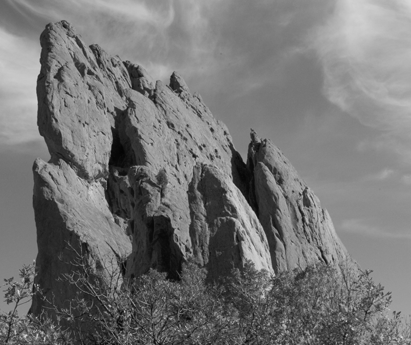
//> input picture lab5/rock.png, 411 x 345 px
$ ./6주차과제   (built with g++ and OpenCV 4)
//> lines starting //> are read from the running program, lines starting //| are printed output that depends on the picture
//> in doBilateralEx, src_img is the input picture: 345 rows x 411 cols, CV_8UC1; min 4, max 216, mean 117.1
#include <iostream>
#include <ctime>
#include <algorithm>
#include "opencv2/core/core.hpp"			// Mat class와 각종 data structure 및 산술 루틴을 포함하는 헤더
#include "opencv2/highgui/highgui.hpp"		// GUI와 관련된 요소를 포함하는 헤더(imshow 등)
#include "opencv2/imgproc/imgproc.hpp"		// 각종 이미지 처리 함수를 포함하는 헤더
using namespace cv;
using namespace std;

double gaussian(float x, double sigma) {
	return exp(-(pow(x, 2)) / (2 * pow(sigma, 2))) / (2 * CV_PI * pow(sigma, 2));
}

double gaussian2D(float c, float r, double sigma) {
	return exp(-(pow(c, 2) + pow(r, 2)) / (2 * pow(sigma, 2))) / (2 * CV_PI * pow(sigma, 2));
}

float distance(int x, int y, int i, int j) {
	return float(sqrt(pow(x - i, 2) + pow(y - j, 2)));
}

// [74 lines left out: functions myKernelConv, myGaussian, myMedian, not called in this run]

void bilateral(const Mat& src_img, Mat& dst_img,
	int c, int r, int diameter, double sig_r, double sig_s){
	int radius = diameter / 2;
	double gr, gs, wei;
	double tmp = 0.;
	double sum = 0.;

	for (int kc = -radius; kc <= radius; kc++) {
		for (int kr = -radius; kr <= radius; kr++) {
			gr = gaussian((float)src_img.at<uchar>(c + kc, r + kr)
				- (float)src_img.at<uchar>(c, r), sig_r);
			//range calc
				gs = gaussian(distance(c, r, c + kc, r + kr), sig_s);
			//spatial calc
				wei = gr * gs;
				tmp += src_img.at<uchar>(c + kc, r + kr) * wei;
				sum += wei;
		}
	}
	dst_img.at <double>(c, r) = tmp / sum; // 정규화
}

void myBilateral(const Mat& src_img, Mat& dst_img, int diameter, double sig_r, double sig_s) {
//> called with diameter = 5, sig_r = 25, sig_s = 50

	dst_img = Mat::zeros(src_img.size(), CV_8UC1);

	Mat guide_img = Mat::zeros(src_img.size(), CV_64F);
	int wh = src_img.cols; int hg = src_img.rows;
//> after `int wh = src_img.cols`: wh = 411
//> after `int hg = src_img.rows`: hg = 345
	int radius = diameter / 2;

	//픽셀 인덱싱(가장자리 제외)
	for (int c = radius + 1; c < hg - radius; c++) {
		for (int r = radius + 1; r < wh - radius; r++) {
			bilateral(src_img, guide_img, c, r, diameter, sig_r, sig_s);
		}
	}
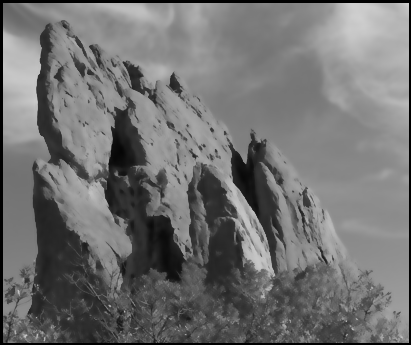
//> guide_img: 345 rows x 411 cols, CV_64FC1; min 0, max 208.7, mean 113.5
	guide_img.convertTo(dst_img, CV_8UC1);

}
void doBilateralEx() {
	cout << "---doBilateralEx()---" << endl;
	Mat src_img = imread("rock.png", 0);
	Mat dst_img;
	if (!src_img.data)printf("no image data\n");

	myBilateral(src_img, dst_img, 5, 25.0, 50.0);

	Mat result_img;
	hconcat(src_img, dst_img, result_img);
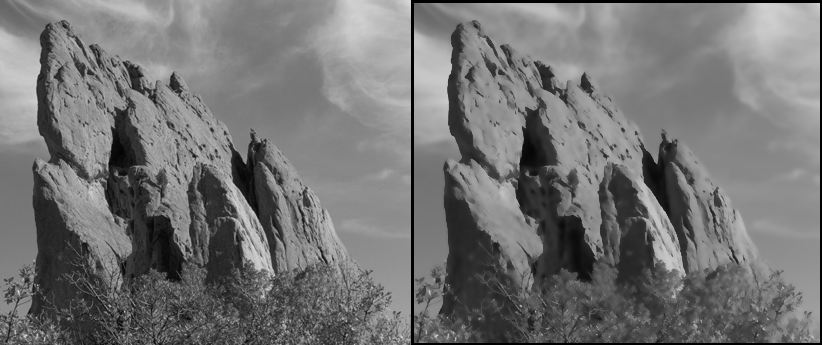
//> result_img: 345 rows x 822 cols, CV_8UC1; min 0, max 216, mean 115.3
	imshow("doBilateralEx()", result_img);
	waitKey(0);
}

// [55 lines left out: functions hw1, hw2, hw3, main, not called in this run]

// added to run one function of the file
int main() { doBilateralEx(); }
